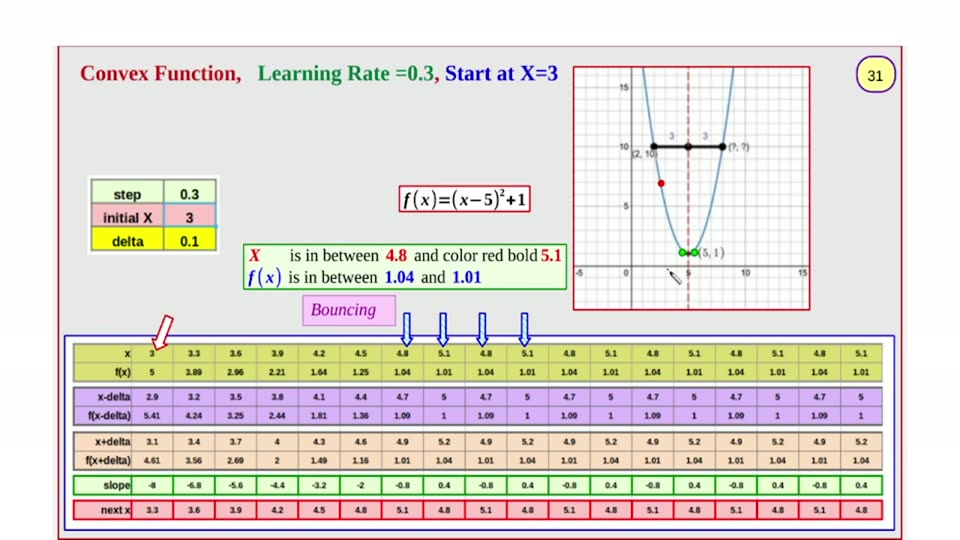
#> input picture videos/machine-learning/03_ridger_regression_gradient_descent/unique_slides/slide_031.jpg, 960 x 540 px, found by its file name
$ python border_scan_031.py
#> lines starting #> are read from the running program, lines starting #| are printed output that depends on the picture; after the words box and inside, x2 and y2 are one past the last pixel; in counts of white or black regions, pixels touching at a corner belong together
# Border scan of the ORIGINAL frame: find every long horizontal / vertical
# coloured run in the annotation-box and plot-box bands, so the box extents are
# read from the frame itself rather than inherited from the build comments.
import numpy as np
from PIL import Image
import collections

NS = "/workspaces/codespaces-blank/ai_llm_slides/videos/machine-learning/03_ridger_regression_gradient_descent"
O = np.asarray(Image.open(NS + "/unique_slides/slide_031.jpg").convert("RGB")).astype(int)
R, G, B = O[:, :, 0], O[:, :, 1], O[:, :, 2]
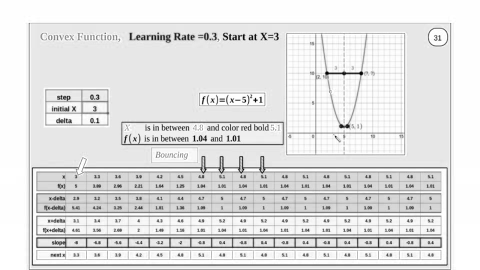
#> R: shape (540, 960) int64 (shown at 1/2 size); min 0, max 255, mean 225.5
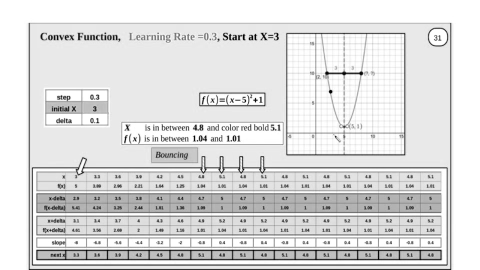
#> G: shape (540, 960) int64 (shown at 1/2 size); min 0, max 255, mean 220.6
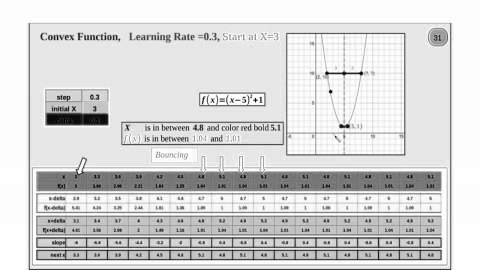
#> B: shape (540, 960) int64 (shown at 1/2 size); min 0, max 255, mean 213.7
V = O.max(axis=2)
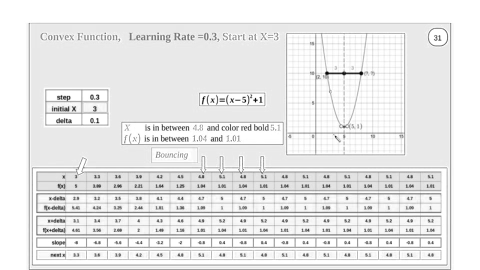
#> V: shape (540, 960) int64 (shown at 1/2 size); min 1, max 255, mean 233

GREEN = (G > R + 18) & (G > B + 18) & (G < 210)
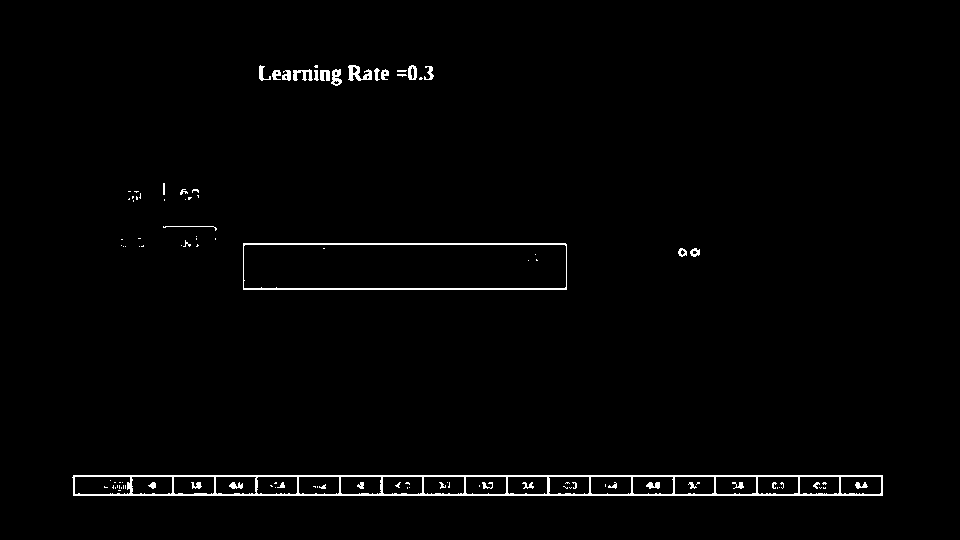
#> GREEN: shape (540, 960) bool; 1.5% white in thin lines or dots, all inside (x1, y1, x2, y2) = (72, 65, 883, 496)
RED = (R > 90) & ((R - G) > 35) & ((R - B) > 8)
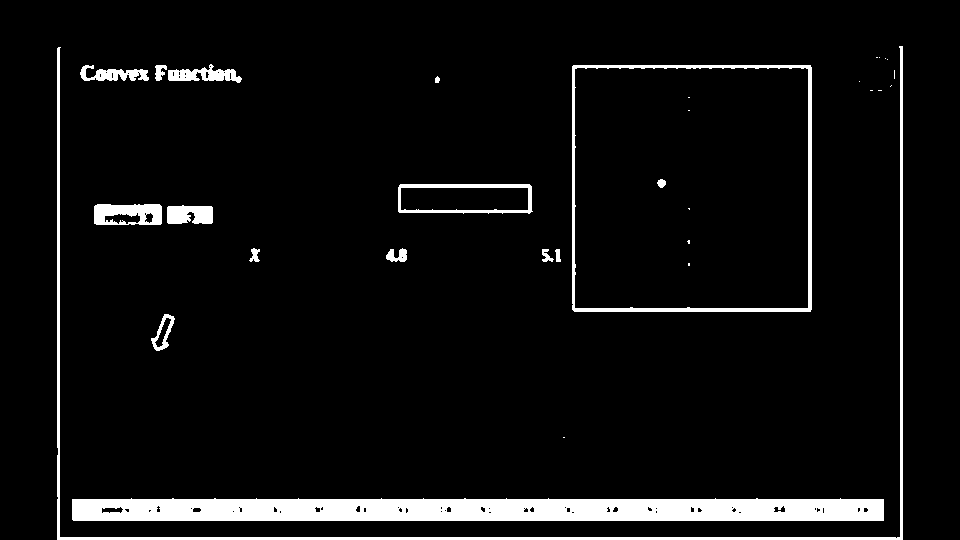
#> RED: shape (540, 960) bool; 6.1% white; 31 white regions (15 under 20 px), largest, box (x1, y1, x2, y2) and area: (72, 498, 884, 521) 17412, (57, 46, 903, 540) 5473, (572, 65, 812, 312) 3434
DARK = V < 150
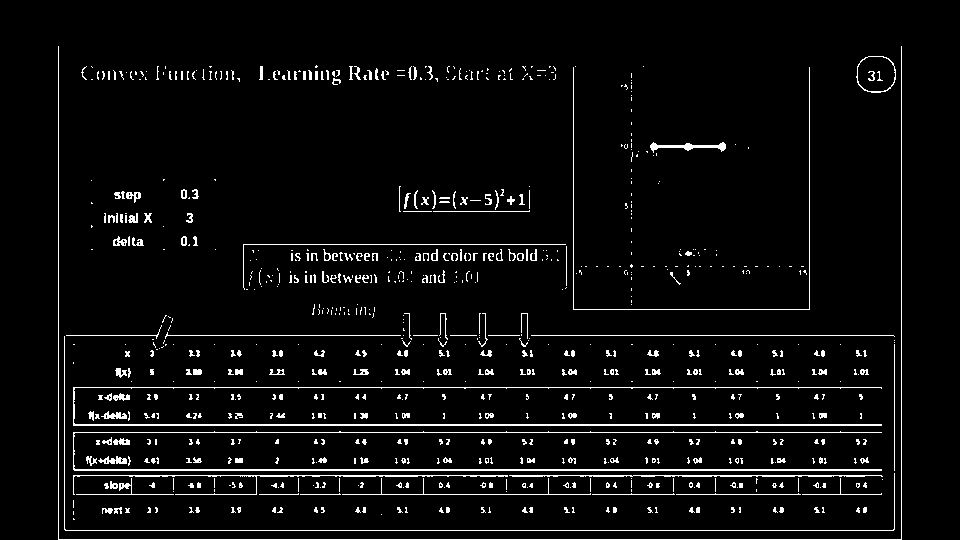
#> DARK: shape (540, 960) bool; 4.6% white in thin lines or dots, all inside (x1, y1, x2, y2) = (58, 46, 902, 540)

print("=== ORIGINAL: horizontal runs of GREEN, length>=40, rows 230..300 ===")
for y in range(230, 301):
    xs = np.nonzero(GREEN[y])[0]
    if not len(xs):
        continue
    runs = []
    s = xs[0]; p = xs[0]
    for c in xs[1:]:
        if c == p + 1:
            p = c
        else:
            runs.append((s, p)); s = c; p = c
    runs.append((s, p))
    long = [r for r in runs if r[1] - r[0] >= 40]
    if long:
        print("   y%3d  long green runs: %s   (all runs: %s)" % (y, long, runs[:8]))
#> this loop made 71 passes
#> xs on passes 1, 7, 9, 10, 11, 12, 13, 18: [215], [196], [138, 139, 140, 196, 215], [121, 122, 196, 215], [185], [185], [185, 186, 187], [243, 566]
#> (printed output is left out)

print("\n=== ORIGINAL: vertical runs of GREEN, length>=30, cols 230..830 ===")
for x in range(230, 831):
    ys = np.nonzero(GREEN[:, x])[0]
    ys = ys[(ys >= 230) & (ys <= 300)]
    if len(ys) >= 30:
        print("   x%3d  green rows %d..%d  n=%d" % (x, ys.min(), ys.max(), len(ys)))
#> this loop made 601 passes
#> ys on passes 1 to 3: [475, 476, 484, 485, 486, 494, 495], [475, 476, 483, 484, 485, 486, 487, 494, 495], [475, 476, 482, 483, 484, 485, 486, 487, 488, 494, 495]
#> (printed output is left out)

print("\n=== ORIGINAL: vertical runs of RED, length>=30, cols 230..830 ===")
for x in range(230, 831):
    ys = np.nonzero(RED[:, x])[0]
    ys = ys[(ys >= 225) & (ys <= 305)]
    if len(ys) >= 30:
        print("   x%3d  red rows %d..%d  n=%d" % (x, ys.min(), ys.max(), len(ys)))
#> this loop made 601 passes
#> ys on passes 20 to 22: [260], [258, 259, 260, 261], [249, 250, 251, 258, 259, 260, 261]
#> (printed output is left out)

print("\n=== ORIGINAL: horizontal runs of RED, length>=40, rows 55..320 ===")
for y in range(55, 321):
    xs = np.nonzero(RED[y])[0]
    if not len(xs):
        continue
    runs = []
    s = xs[0]; p = xs[0]
    for c in xs[1:]:
        if c == p + 1:
            p = c
        else:
            runs.append((s, p)); s = c; p = c
    runs.append((s, p))
    long = [r for r in runs if r[1] - r[0] >= 40]
    if long:
        print("   y%3d  long red runs: %s" % (y, long))
#> this loop made 266 passes
#> xs on passes 1 to 3: [57, 58, 59, 900, 901, 902], [57, 58, 59, 900, 901, 902], [57, 58, 59, 876, 877, 879, 900, 901, 902]
#> (printed output is left out)

print("\n=== ORIGINAL: horizontal runs of DARK, length>=40, rows 55..320 ===")
for y in range(55, 321):
    xs = np.nonzero(DARK[y])[0]
    if not len(xs):
        continue
    runs = []
    s = xs[0]; p = xs[0]
    for c in xs[1:]:
        if c == p + 1:
            p = c
        else:
            runs.append((s, p)); s = c; p = c
    runs.append((s, p))
    long = [r for r in runs if r[1] - r[0] >= 40]
    if long:
        print("   y%3d  long dark runs: %s" % (y, long))
#> this loop made 266 passes
#> xs on passes 1, 3, 4: [58, 901], [58, 865, 866, 867, 883, 884, 885, 886, 901], [58, 864, 865, 886, 887, 888, 901]
#> (printed output is left out)

print("\n=== ORIGINAL: vertical runs of DARK, length>=40, cols 540..840 ===")
for x in range(540, 841):
    ys = np.nonzero(DARK[:, x])[0]
    ys = ys[(ys >= 55) & (ys <= 320)]
    if len(ys) >= 40:
        print("   x%3d  dark rows %d..%d  n=%d" % (x, ys.min(), ys.max(), len(ys)))
#> this loop made 301 passes
#> ys on passes 1 to 3: [70, 75, 244], [70, 244], [70, 244, 259, 260]
#> (printed output is left out)

$ run again, with videos/machine-learning/03_ridger_regression_gradient_descent/unique_slides/slide_001.jpg copied over videos/machine-learning/03_ridger_regression_gradient_descent/unique_slides/slide_031.jpg
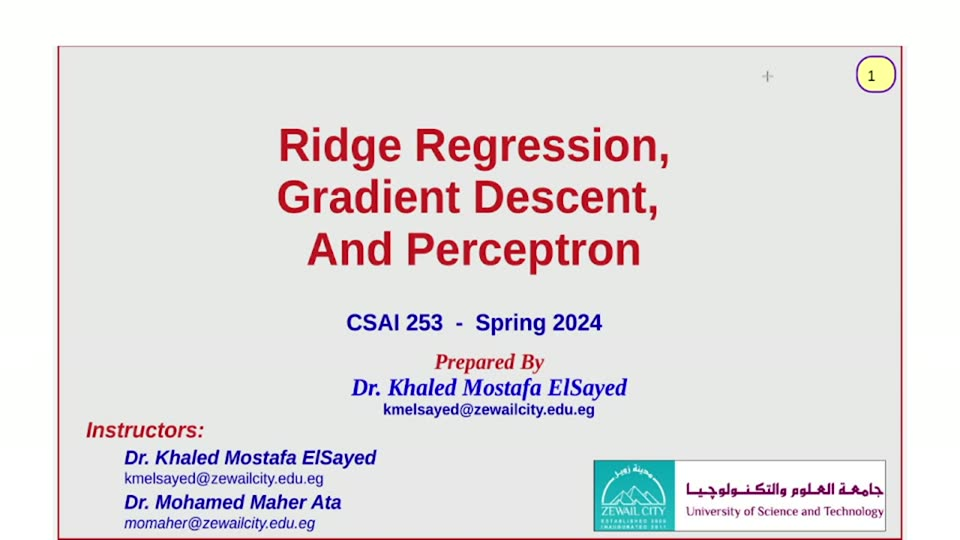
#> input picture videos/machine-learning/03_ridger_regression_gradient_descent/unique_slides/slide_001.jpg, 960 x 540 px, found by its file name
#> GREEN: shape (540, 960) bool; every value is 0
#> `RED = (R > 90) & ((R - G) > 35) & ((R - B) > 8)`:
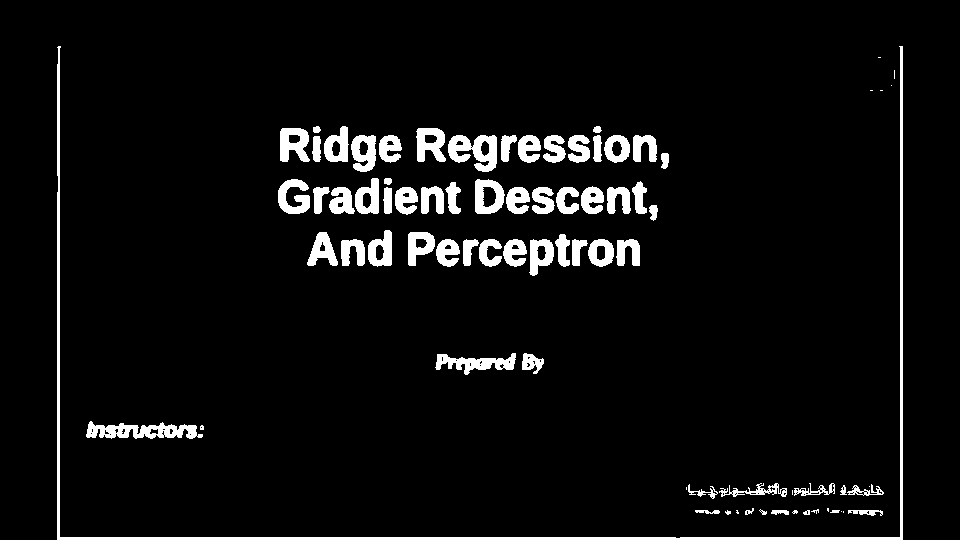
#> RED: shape (540, 960) bool; 5.6% white; 79 white regions (16 under 20 px), largest, box (x1, y1, x2, y2) and area: (57, 46, 903, 540) 5450, (86, 421, 203, 439) 1213, (448, 135, 497, 172) 1103
#> `DARK = V < 150`:
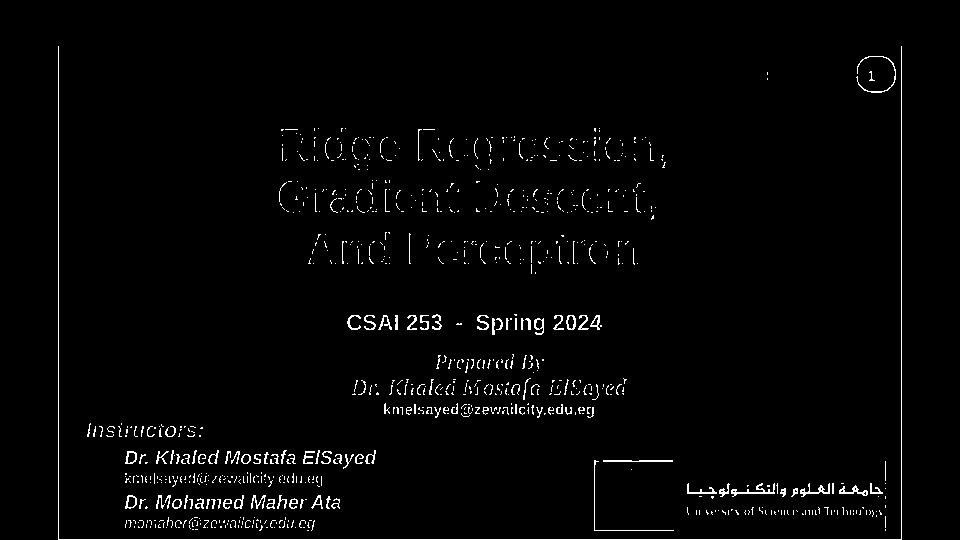
#> DARK: shape (540, 960) bool; 2% white in thin lines or dots, all inside (x1, y1, x2, y2) = (58, 46, 902, 540)
#> the loop `for x in range(230, 831):` made 601 passes
#|    x384  red rows 231..265  n=35
#|    x385  red rows 230..265  n=36
#|    x386  red rows 230..265  n=36
#|    x387  red rows 230..265  n=36
#|    x388  red rows 230..265  n=36
#> (further printed lines are left out)
#> the loop `for y in range(55, 321):` made 266 passes
#> xs on passes 1 to 3: [58, 59, 900, 901, 902], [58, 59, 900, 901, 902], [58, 59, 878, 879, 880, 900, 901, 902]
#> the loop `for y in range(55, 321):` made 266 passes
#> xs on passes 1, 3, 4: [58, 901], [58, 865, 866, 867, 868, 883, 884, 885, 886, 901], [58, 864, 865, 866, 886, 887, 888, 901]
#> the loop `for x in range(540, 841):` made 301 passes
#> ys on passes 1 to 3: [241, 262, 263, 319], [212, 320], [212, 319, 320]

$ run again, with videos/machine-learning/03_ridger_regression_gradient_descent/unique_slides/slide_002.jpg copied over videos/machine-learning/03_ridger_regression_gradient_descent/unique_slides/slide_031.jpg
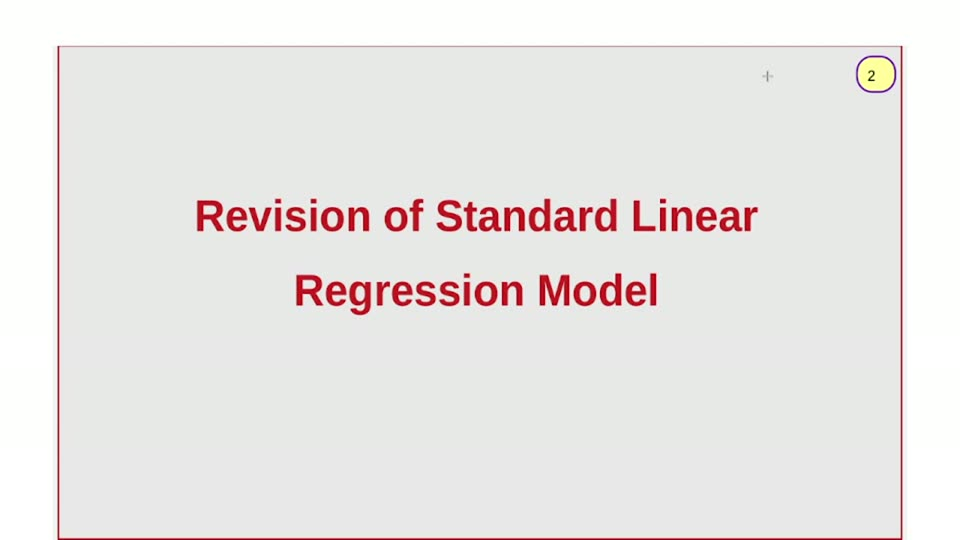
#> input picture videos/machine-learning/03_ridger_regression_gradient_descent/unique_slides/slide_002.jpg, 960 x 540 px, found by its file name
#> R: shape (540, 960) int64; 197 distinct labels, from 16 to 255
#> G: shape (540, 960) int64; 256 distinct labels, from 0 to 255
#> B: shape (540, 960) int64; 251 distinct labels, from 0 to 255
#> `V = O.max(axis=2)`:
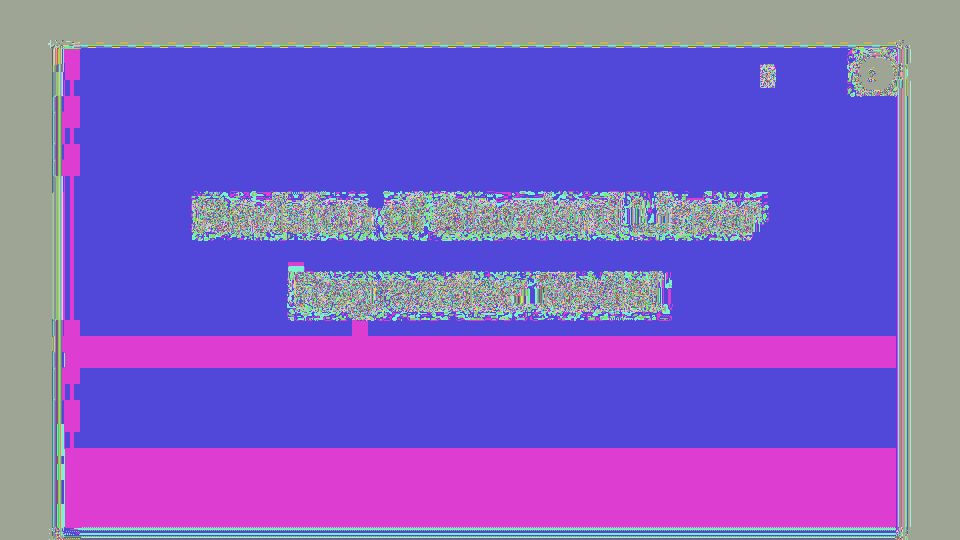
#> V: shape (540, 960) int64; 188 distinct labels, from 22 to 255; one colour per label, 0 black
#> GREEN: shape (540, 960) bool; every value is 0
#> RED: shape (540, 960) bool; 4.1% white; 46 white regions (6 under 20 px), largest, box (x1, y1, x2, y2) and area: (57, 46, 903, 540) 5195, (463, 201, 526, 232) 1160, (325, 281, 372, 316) 1025
#> `DARK = V < 150`:
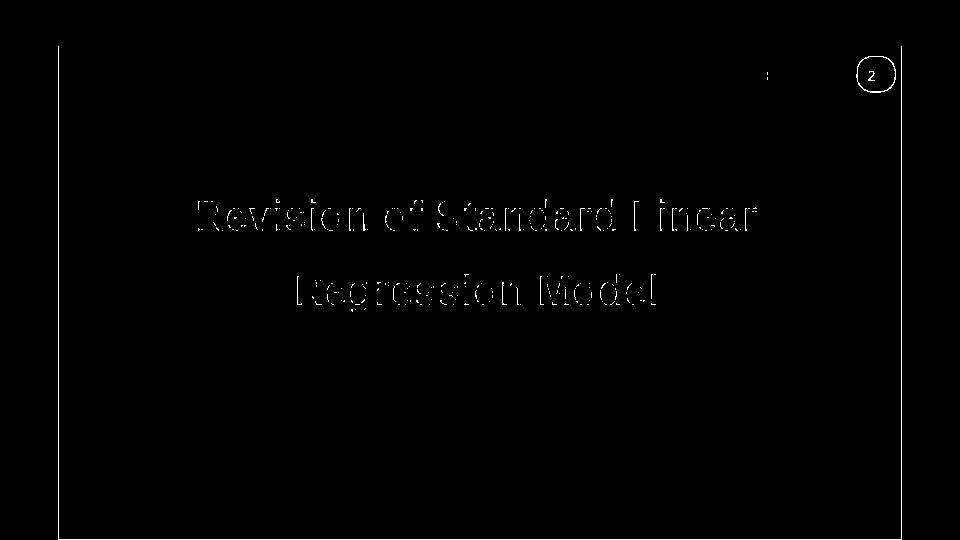
#> DARK: shape (540, 960) bool; 0.69% white in thin lines or dots, all inside (x1, y1, x2, y2) = (58, 46, 902, 540)
#> the loop `for x in range(230, 831):` made 601 passes
#> ys on passes 1 to 3: [225, 226, 227, 228, 229], [225, 226, 227, 228, 229, 230], [225, 226, 227, 228, 229, 230]
#> (printed output is left out)
#> the loop `for y in range(55, 321):` made 266 passes
#> xs on passes 1 to 3: [57, 58, 59, 900, 901, 902], [57, 58, 59, 900, 901, 902], [57, 58, 59, 876, 877, 878, 879, 900, 901, 902]
#> (printed output is left out)
#> the loop `for y in range(55, 321):` made 266 passes
#> xs on passes 1, 3, 4: [58, 901], [58, 865, 866, 867, 868, 883, 884, 885, 886, 901], [58, 864, 865, 866, 886, 887, 888, 901]
#> the loop `for x in range(540, 841):` made 301 passes
#> ys on passes 2 to 4: [210, 228, 276, 304], [210, 304], [212, 225, 226, 304]
